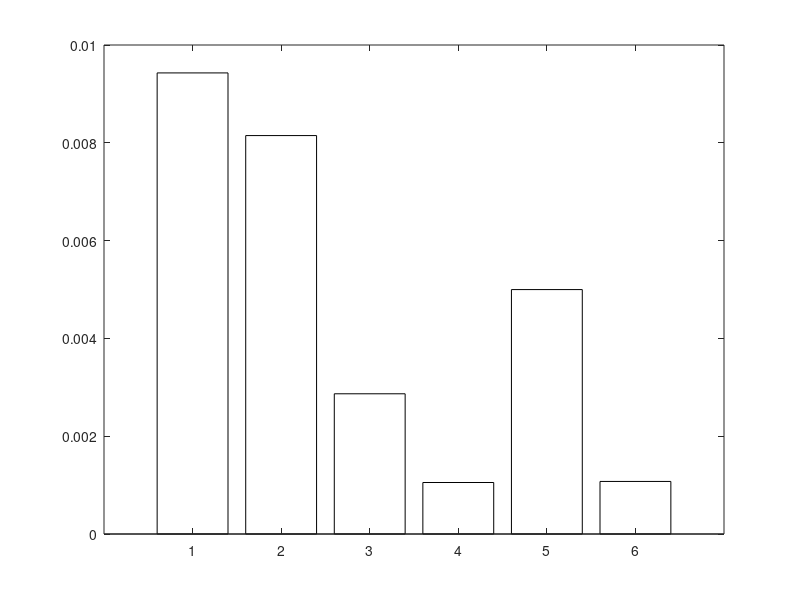

MATLAB code for this plot: (Note: this script raises an error after producing the figure.)
% DragBuildUp.m
% =========================================================================
% DRAG BUILD-UP — Parasite Drag Coefficient (CD_0) Estimation
%
% Method: Raymer §12.5 "Component Buildup Method" (Eq. 12.24):
%
%   (CD_0)_subsonic = Σ(Cf_c · FF_c · Q_c · Swet_c) / Sref
%                     + CD_misc + CD_L&P
%
%   where for each component (subscript c):
%     Cf  = flat-plate skin friction coefficient  (Raymer Eq. 12.27)
%     FF  = form factor (pressure drag correction) (Raymer Eqs. 12.30–12.31)
%     Q   = interference factor                   (Raymer §12.5, p.285)
%     Swet= component wetted area
%
%   CD_misc captures landing-gear drag.
%   CD_L&P  captures leakage and protuberance drag.
%
% Airfoil: NASA GA(W)-1  (General Aviation Whitcomb, also known as NASA LS(1)-0417)
%   — t/c = 0.17, (x/c)_m ≈ 0.40 (max thickness near 40% chord, typical of this
%     series). Ref: McGhee & Beasley, NASA TN D-7428 (1973).
%   — Unswept, low-speed design → sweep term in Eq. (12.30) collapses to ~1.0.
%
% Fuselage cross-section: 1.75 m × 2.00 m rectangle with 0.10 m corner fillets.
%   — Equivalent circular diameter computed from cross-sectional area
%     using Raymer Eq. 12.33: d = sqrt(4/pi * A_max).
%   — Rectangular fuselage form factor correction from Raymer p.284:
%     "A square-sided fuselage has a form factor about 40% higher than the
%     [ellipsoidal] value estimated with Eq.(12.31) due to additional separation
%     caused by the corners. This can be somewhat reduced by rounding the corners."
%     With 0.10 m fillets, rounding ratio r/side ≈ 0.053 (modest). A 20%
%     FF penalty is applied — midpoint between sharp-cornered (+40%) and
%     perfectly circular (0%). Engineering judgement per Raymer p.284.
%
% Tail airfoils: NACA 0012 selected for both horizontal and vertical tail.
%   — NACA 0012: t/c = 0.12, (x/c)_m = 0.30 (standard 4-digit NACA: max
%     thickness at 30% chord). Classic choice for low-speed tail surfaces.
%   — Ref: Abbott & von Doenhoff, "Theory of Wing Sections," Dover (1959).
%   — Tail form factors increased 10% for hinge gaps per Raymer p.283.
%
% Landing gear: Fixed tricycle gear (2 main + 1 nose).
%   — Drag estimated using Raymer Table 12.5 D/q values per component.
%   — Total D/q multiplied by 1.2 for mutual interference (Raymer p.287).
%
% Leakage & Protuberances:
%   — 5% of primary component drag (Raymer p.289, propeller-aircraft upper bound).
%
% Skin friction: Raymer Eq. 12.27 (turbulent, Mach-corrected) throughout.
%
% KEY REFERENCE
%   Raymer, D. P., "Aircraft Design: A Conceptual Approach," AIAA, 1989.
%   All equation and page numbers refer to this edition.
%
% USAGE
%   1. Section 2 contains all geometry — replace placeholder values with CAD outputs.
%   2. Run. No additional .m files needed.
%   3. Feed resulting CD_0_clean into ConstraintAnalysis_TO_Land_v2.m.
%
% All quantities SI (metres, kg, Pa, m^2) unless stated.
% =========================================================================

clear; clc; close all;

ft2_to_m2 = 0.0929;   % unit conversion factor: 1 ft^2 = 0.0929 m^2

% =========================================================================
%  SECTION 1 — FLIGHT CONDITION FOR Cf EVALUATION
% =========================================================================
% Cf evaluated at cruise (clean config). Raymer Eq.(12.27) is Mach-corrected
% so M_cruise is included even though the correction is negligible at low speed.

V_cruise  = 130 * 0.5144;      % 130 KTAS → m/s
M_cruise  = V_cruise / 340.3;  % Mach number (SL ISA speed of sound = 340.3 m/s)
rho_SL    = 1.225;              % ISA sea-level density              [kg/m^3]
mu_air    = 1.789e-5;           % dynamic viscosity air, SL 15 °C   [Pa·s]

% =========================================================================
%  SECTION 2 — AIRCRAFT GEOMETRY
% =========================================================================

% ─────────────────────────────────────────────────────────────────────────
%  WING
% ─────────────────────────────────────────────────────────────────────────
S_wing  = 36.80;            % total wing planform area              [m^2]
b_wing  = 15.20;            % wing span                              [m]
MAC_w   = S_wing / b_wing;  % MAC — untapered → MAC = S/b           [m]

% NASA GA(W)-1 airfoil (Raymer Eq. 12.30 parameters)
t_c_w      = 0.17;    % thickness-to-chord ratio                   [-]
xcm_w      = 0.40;    % chordwise location of max thickness (x/c)_m  [-]
%   McGhee & Beasley, NASA TN D-7428 (1973): GA(W)-1 max t at ~40% chord.
Lambda_m_w = 0.0;     % sweep of max-thickness line  [rad]  (unswept)

% ─────────────────────────────────────────────────────────────────────────
%  HORIZONTAL TAIL
% ─────────────────────────────────────────────────────────────────────────
S_htail   = 11.34;              % total planform area                [m^2]
b_htail   =  6.73;              % span                                [m]
MAC_ht    = S_htail / b_htail;  % MAC — untapered                    [m]

% NACA 0012 horizontal tail (Abbott & von Doenhoff, 1959)
t_c_ht    = 0.12;     % t/c                                         [-]
xcm_ht    = 0.30;     % (x/c)_m — standard 4-digit NACA at 30% chord  [-]
Lambda_m_ht = 0.0;    % unswept                                    [rad]

% ─────────────────────────────────────────────────────────────────────────
%  VERTICAL TAIL
% ─────────────────────────────────────────────────────────────────────────
S_vtail   = 4.22;               % planform area                      [m^2]
b_vtail   = 2.60;               % fin height                          [m]
MAC_vt    = S_vtail / b_vtail;  % MAC — untapered                    [m]

% NACA 0012 vertical tail — same section as h-tail
t_c_vt    = 0.12;
xcm_vt    = 0.30;
Lambda_m_vt = 0.0;

% ─────────────────────────────────────────────────────────────────────────
%  FUSELAGE
% ─────────────────────────────────────────────────────────────────────────
l_fuse   = 9.9001;    % total fuselage length                       [m]
W_fuse   = 1.75;      % fuselage width                              [m]
H_fuse   = 2.00;      % fuselage height                             [m]
r_fillet = 0.10;      % corner fillet radius                        [m]

% ── Cross-sectional area (filleted rectangle) ─────────────────────────────
% Area = rectangle − 4 corner squares + 4 quarter-circle fillets
A_rect            = W_fuse * H_fuse;
A_corner_removed  = 4 * (r_fillet^2 - pi * r_fillet^2 / 4);
A_max_fuse        = A_rect - A_corner_removed;

% ── Equivalent circular diameter (Raymer Eq. 12.33) ──────────────────────
% Raymer defines d for a non-circular cross-section as the diameter of a
% circle with the same area as the maximum cross-section.
%   f = l/d = l / sqrt(4/pi * A_max)
d_fuse = sqrt(4 / pi * A_max_fuse);   % equivalent circular diameter  [m]

% ── Fineness ratio ────────────────────────────────────────────────────────
f_fuse = l_fuse / d_fuse;   % used in Eq.(12.31)                    [-]

% ── Wetted area of fuselage ───────────────────────────────────────────────
% Perimeter of the filleted rectangle × fuselage length.
% Perimeter = full rectangle perimeter − 4 straight corner segments
%             + 4 quarter-circle arcs
P_rect_corners = 4 * r_fillet;
P_fillet_arcs  = 4 * (pi / 2 * r_fillet);
P_wet_fuse     = 2*(W_fuse + H_fuse) - P_rect_corners + P_fillet_arcs;
S_wet_fuse     = P_wet_fuse * l_fuse;                                % [m^2]

% ── Rectangular cross-section FF penalty (Raymer p.284) ──────────────────
% Raymer p.284: sharp square → +40%; rounded corners reduce this.
% 0.10 m fillets on ~1.875 m sides → r/side ≈ 0.053 → modest rounding.
% 20% penalty applied (conservative midpoint between sharp and fully rounded).
rect_FF_penalty = 1.20;

% ─────────────────────────────────────────────────────────────────────────
%  LANDING GEAR — Fixed Tricycle  (Raymer Table 12.5 & p.287)
% ─────────────────────────────────────────────────────────────────────────
% Component D/q values from Raymer Table 12.5 [ft^2 per component unit]:
%   Regular wheel and tire : 0.25 ft^2
%   Round strut or wire    : 0.30 ft^2
% Tricycle layout: 2 main legs + 1 nose leg, each with 1 wheel and 1 strut.

n_legs   = 3;        % total gear legs (2 main + 1 nose)
Dq_wheel = 0.25;     % D/q per wheel+tire,  ft^2  (Table 12.5)
Dq_strut = 0.30;     % D/q per round strut, ft^2  (Table 12.5)

% Raw sum before interference correction
Dq_gear_raw = n_legs * (Dq_wheel + Dq_strut);   % [ft^2]

% Raymer p.287: multiply total gear drag by 1.2 for mutual interference
Dq_gear     = 1.2 * Dq_gear_raw;                % [ft^2]
Dq_gear_m2  = Dq_gear * ft2_to_m2;              % [m^2]

% ─────────────────────────────────────────────────────────────────────────
%  REFERENCE AREA
% ─────────────────────────────────────────────────────────────────────────
S_ref = S_wing;   % conventional normalisation (Raymer §12.5)        [m^2]

% =========================================================================
%  SECTION 3 — SKIN FRICTION COEFFICIENTS  (Raymer Eq. 12.27)
% =========================================================================
% Turbulent flat-plate, Mach-number corrected (Raymer p.282, Eq. 12.27):
%   Cf = 0.455 / [(log10 Re)^2.58 × (1 + 0.144 M^2)^0.65]
%
% Characteristic length: fuselage → l_fuse; lifting surfaces → MAC.

Re_fuse = rho_SL * V_cruise * l_fuse  / mu_air;
Re_wing = rho_SL * V_cruise * MAC_w   / mu_air;
Re_ht   = rho_SL * V_cruise * MAC_ht  / mu_air;
Re_vt   = rho_SL * V_cruise * MAC_vt  / mu_air;

% Anonymous function: Raymer Eq. (12.27)
turb_Cf = @(Re, M) 0.455 / ((log10(Re))^2.58 * (1 + 0.144*M^2)^0.65);

Cf_fuse = turb_Cf(Re_fuse, M_cruise);
Cf_wing = turb_Cf(Re_wing, M_cruise);
Cf_ht   = turb_Cf(Re_ht,   M_cruise);
Cf_vt   = turb_Cf(Re_vt,   M_cruise);

% =========================================================================
%  SECTION 4 — FORM FACTORS
% =========================================================================

% ── Wing and tail surfaces: Raymer Eq. (12.30) ────────────────────────────
% FF = [1 + 0.6/(x/c)_m × (t/c) + 100(t/c)^4] × [1.34 M^0.18 (cosΛ_m)^0.28]
%
% At M_cruise ≈ 0.195 and Λ_m = 0° (unswept), the second bracket ≈ 0.990 ≈ 1.0.
% The first bracket captures the airfoil-shape contribution to pressure drag.
%
% Tail +10% for hinge gap: Raymer p.283 — "A tail surface with a hinged
% rudder or elevator will have a form factor about 10% higher than predicted
% by Eq.(12.30) due to the extra drag of the gap between the tail surface
% and its control surface."

FF_wing = (1 + (0.6/xcm_w) * t_c_w  + 100*t_c_w^4) ...
        * (1.34 * M_cruise^0.18 * cos(Lambda_m_w)^0.28);

FF_ht   = (1 + (0.6/xcm_ht) * t_c_ht + 100*t_c_ht^4) ...
        * (1.34 * M_cruise^0.18 * cos(Lambda_m_ht)^0.28) ...
        * 1.10;   % +10% hinge-gap penalty (Raymer p.283)

FF_vt   = (1 + (0.6/xcm_vt) * t_c_vt + 100*t_c_vt^4) ...
        * (1.34 * M_cruise^0.18 * cos(Lambda_m_vt)^0.28) ...
        * 1.10;   % +10% hinge-gap penalty (Raymer p.283)

% ── Fuselage: Raymer Eq. (12.31), with rectangular FF penalty ─────────────
% FF_ellipsoid = 1 + 60/f^3 + f/400    (smooth, axisymmetric body)
% FF_fuse = FF_ellipsoid × rect_FF_penalty  (Raymer p.284, see Section 2)

FF_fuse = (1 + 60/f_fuse^3 + f_fuse/400) * rect_FF_penalty;

% =========================================================================
%  SECTION 5 — INTERFERENCE FACTORS  Q  (Raymer §12.5, p.285)
% =========================================================================
% Q multiplies each component's friction + form drag to account for
% aerodynamic interference at component junctions.
%
% Fuselage  Q = 1.00 — Raymer p.285: "The fuselage has a negligible
%   interference factor (Q = 1.0) in most cases."
%
% Wing Q = 1.00 — Raymer p.285: "For a high-wing, a mid-wing, or a
%   well-filletted low wing, the interference will be negligible so the
%   Q factor will be about 1.0."
%
% H-tail Q = 1.05 — Raymer p.285: "For tail surfaces, interference ranges
%   from about three percent (Q = 1.03) for a clean V-tail to about eight
%   percent for an H-tail." Midpoint chosen (5%) as conservative for a
%   conventional H-tail on a fuselage-mounted stabiliser.
%
% V-tail Q = 1.03 — Low end of range (clean fin-fuselage junction).

Q_fuse  = 1.00;
Q_wing  = 1.00;
Q_htail = 1.05;
Q_vtail = 1.03;

% =========================================================================
%  SECTION 6 — WETTED AREAS FOR LIFTING SURFACES
% =========================================================================
% Both upper and lower surfaces exposed → factor of 2.
% Thickness correction: S_wet ≈ 2 × S_plan × (1 + 0.2 × t/c)
% This accounts for the increase in wetted area of a thick wing compared
% to a flat plate. For t/c = 0.17 this is a 3.4% correction. Conservative
% and consistent with common conceptual-design practice.

S_wet_wing  = 2 * S_wing  * (1 + 0.2 * t_c_w);
S_wet_htail = 2 * S_htail * (1 + 0.2 * t_c_ht);
S_wet_vtail = 2 * S_vtail * (1 + 0.2 * t_c_vt);

% =========================================================================
%  SECTION 7 — COMPONENT DRAG AREAS  (Cf × FF × Q × Swet)
% =========================================================================

A_fuse  = Cf_fuse * FF_fuse  * Q_fuse  * S_wet_fuse;
A_wing  = Cf_wing * FF_wing  * Q_wing  * S_wet_wing;
A_htail = Cf_ht   * FF_ht    * Q_htail * S_wet_htail;
A_vtail = Cf_vt   * FF_vt    * Q_vtail * S_wet_vtail;

% =========================================================================
%  SECTION 8 — MISCELLANEOUS DRAG: LANDING GEAR  CD_misc
% =========================================================================
% Fixed landing gear is the dominant misc. drag source for this aircraft.
% D/q computed in Section 2 from Raymer Table 12.5 and converted to CD.

CD_misc_gear = Dq_gear_m2 / S_ref;

% =========================================================================
%  SECTION 9 — LEAKAGE & PROTUBERANCE DRAG  CD_L&P  (Raymer p.289)
% =========================================================================
% Raymer p.289: "For a normal production aircraft, leaks and protuberance
% drags can be estimated as about 2–5% of the parasite drag for jet
% transports or bombers, 5–10% for propeller aircraft."
%
% NOTE: Raymer quotes 5–10% for propeller aircraft. 5% is used here as the
% lower end of the propeller-aircraft range — appropriate for an aircraft
% that is not a fighter and will have careful attention to surface finish.
% This is applied to the primary friction/form drag sum only (gear is already
% explicitly accounted for in CD_misc).

leak_frac  = 0.05;

A_primary  = A_fuse + A_wing + A_htail + A_vtail;
CD_primary = A_primary / S_ref;
CD_LP      = leak_frac * CD_primary;

% =========================================================================
%  SECTION 10 — TOTAL PARASITE DRAG  (Raymer Eq. 12.24)
% =========================================================================

CD0_fuse  = A_fuse  / S_ref;
CD0_wing  = A_wing  / S_ref;
CD0_htail = A_htail / S_ref;
CD0_vtail = A_vtail / S_ref;

% Raymer Eq. (12.24):
% (CD_0)_subsonic = Σ(Cf·FF·Q·Swet)/Sref + CD_misc + CD_L&P
CD0_clean = CD_primary + CD_misc_gear + CD_LP;

% =========================================================================
%  SECTION 11 — CONSOLE OUTPUT
% =========================================================================

fprintf('\n');
fprintf('==========================================================================\n');
fprintf('  DRAG BUILD-UP SUMMARY  (Raymer §12.5 Component Buildup, Eq. 12.24)\n');
fprintf('==========================================================================\n\n');

fprintf('  Derived Geometry\n');
fprintf('    Wing  MAC    = %.4f m   S_wet = %.4f m^2\n', MAC_w,  S_wet_wing);
fprintf('    H-tail MAC   = %.4f m   S_wet = %.4f m^2\n', MAC_ht, S_wet_htail);
fprintf('    V-tail MAC   = %.4f m   S_wet = %.4f m^2\n', MAC_vt, S_wet_vtail);
fprintf('    Fuse  A_max  = %.4f m^2  (%.2f×%.2f rect, r=%.2f m fillets)\n', ...
        A_max_fuse, W_fuse, H_fuse, r_fillet);
fprintf('    Fuse  d_eq   = %.4f m   (Raymer Eq.12.33)\n', d_fuse);
fprintf('    Fuse  l/d    = %.4f    (fineness ratio, Eq.12.31)\n', f_fuse);
fprintf('    Fuse  S_wet  = %.4f m^2  (perimeter × length)\n\n', S_wet_fuse);

fprintf('  Flight Condition\n');
fprintf('    V = %.2f m/s (%.0f KTAS)   M = %.4f   rho = %.4f kg/m^3\n\n', ...
        V_cruise, V_cruise/0.5144, M_cruise, rho_SL);

fprintf('  Reynolds Numbers  (Raymer Eq.12.26: Re = rho·V·l/mu)\n');
fprintf('    Fuselage  (L=%.4f m)  Re = %.4e\n', l_fuse, Re_fuse);
fprintf('    Wing      (L=%.4f m)  Re = %.4e\n', MAC_w,  Re_wing);
fprintf('    H-Tail    (L=%.4f m)  Re = %.4e\n', MAC_ht, Re_ht);
fprintf('    V-Tail    (L=%.4f m)  Re = %.4e\n\n', MAC_vt, Re_vt);

fprintf('  Skin Friction Coeff.  (Raymer Eq.12.27, turbulent)\n');
fprintf('    Fuselage  Cf = %.5f\n', Cf_fuse);
fprintf('    Wing      Cf = %.5f\n', Cf_wing);
fprintf('    H-Tail    Cf = %.5f\n', Cf_ht);
fprintf('    V-Tail    Cf = %.5f\n\n', Cf_vt);

fprintf('  Form Factors\n');
fprintf('    Fuselage  FF = %.4f  (Eq.12.31 base=%.4f × %.2f rect penalty, Raymer p.284)\n', ...
        FF_fuse, FF_fuse/rect_FF_penalty, rect_FF_penalty);
fprintf('    Wing      FF = %.4f  (Eq.12.30: GA(W)-1, t/c=%.2f, (x/c)m=%.2f, Λ=0°)\n', ...
        FF_wing, t_c_w, xcm_w);
fprintf('    H-Tail    FF = %.4f  (Eq.12.30 × 1.10 hinge-gap, Raymer p.283)\n', FF_ht);
fprintf('    V-Tail    FF = %.4f  (Eq.12.30 × 1.10 hinge-gap, Raymer p.283)\n\n', FF_vt);

fprintf('  Interference Factors Q  (Raymer p.285)\n');
fprintf('    Fuselage Q=%.2f  Wing Q=%.2f  H-tail Q=%.2f  V-tail Q=%.2f\n\n', ...
        Q_fuse, Q_wing, Q_htail, Q_vtail);

% Component breakdown table
fprintf('  Component Drag Breakdown\n');
hdr = '  %-15s  %9s  %7s  %7s  %6s  %10s  %8s  %7s';
row = '  %-15s  %9.4f  %7.5f  %7.4f  %6.2f  %10.6f  %8.5f  %6.1f%%';
row_misc = '  %-15s  %9s  %7s  %7s  %6s  %10s  %8.5f  %6.1f%%';
fprintf([hdr '\n'], 'Component','Swet[m^2]','Cf','FF','Q','Ai[m^2]','CD0_i','%Total');
fprintf('  %s\n', repmat('-',1,82));
fprintf([row '\n'], 'Fuselage',  S_wet_fuse,   Cf_fuse, FF_fuse,  Q_fuse,  A_fuse,  CD0_fuse,  100*CD0_fuse/CD0_clean);
fprintf([row '\n'], 'Wing',      S_wet_wing,   Cf_wing, FF_wing,  Q_wing,  A_wing,  CD0_wing,  100*CD0_wing/CD0_clean);
fprintf([row '\n'], 'H-Tail',    S_wet_htail,  Cf_ht,   FF_ht,    Q_htail, A_htail, CD0_htail, 100*CD0_htail/CD0_clean);
fprintf([row '\n'], 'V-Tail',    S_wet_vtail,  Cf_vt,   FF_vt,    Q_vtail, A_vtail, CD0_vtail, 100*CD0_vtail/CD0_clean);
fprintf([row_misc '\n'], 'Gear (misc)','—','—','—','—','—', CD_misc_gear, 100*CD_misc_gear/CD0_clean);
fprintf([row_misc '\n'], 'Leak & Protub','—','—','—','—','—', CD_LP, 100*CD_LP/CD0_clean);
fprintf('  %s\n', repmat('-',1,82));
fprintf([row_misc '\n'], 'TOTAL (clean)','—','—','—','—','—', CD0_clean, 100.0);
fprintf('\n');

% Landing gear detail
fprintf('  Landing Gear Detail  (Raymer Table 12.5)\n');
fprintf('    %d legs × wheel(%.2f ft²) + strut(%.2f ft²) = %.3f ft²  (raw)\n', ...
        n_legs, Dq_wheel, Dq_strut, Dq_gear_raw);
fprintf('    × 1.20 interference (Raymer p.287) → D/q = %.3f ft² = %.5f m²\n', ...
        Dq_gear, Dq_gear_m2);
fprintf('    CD_misc_gear = %.5f\n\n', CD_misc_gear);

% Comparison
CD0_placeholder = 0.030;
delta_pct = (CD0_clean - CD0_placeholder) / CD0_placeholder * 100;
fprintf('  Comparison vs. ConstraintAnalysis placeholder\n');
fprintf('    Placeholder   CD_0 = %.4f\n', CD0_placeholder);
fprintf('    Build-up      CD_0 = %.4f\n', CD0_clean);
fprintf('    Difference         = %+.1f%%\n', delta_pct);
if abs(delta_pct) > 20
    fprintf('    *** WARNING: >20%% deviation — update ConstraintAnalysis! ***\n');
end
fprintf('\n');
fprintf('==========================================================================\n');
fprintf('  ACTION: Set CD_0_clean = %.5f in ConstraintAnalysis_TO_Land_v2.m\n', CD0_clean);
fprintf('==========================================================================\n\n');

% =========================================================================
%  SECTION 12 — BAR CHART
% =========================================================================

comp_labels = {'Fuselage', 'Wing', 'H-Tail', 'V-Tail', 'Gear', 'Leak & Protub'};
CD0_parts   = [CD0_fuse, CD0_wing, CD0_htail, CD0_vtail, CD_misc_gear, CD_LP];
pct_parts   = 100 * CD0_parts / CD0_clean;

bar_colors  = [0.27 0.51 0.71;   % fuselage  — steel blue
               0.20 0.63 0.17;   % wing      — green
               0.89 0.47 0.13;   % h-tail    — orange
               0.75 0.22 0.17;   % v-tail    — red
               0.55 0.27 0.07;   % gear      — brown
               0.60 0.60 0.60];  % leakage   — grey

figure('Name','Drag Build-Up', 'Units','normalized', 'Position',[0.08 0.15 0.60 0.65]);

b = bar(CD0_parts, 'FaceColor','flat');
b.CData = bar_colors;

for k = 1:length(CD0_parts)
    text(k, CD0_parts(k) + 0.0002, sprintf('%.1f%%', pct_parts(k)), ...
         'HorizontalAlignment','center', 'FontSize',10, 'FontWeight','bold');
end

yline(CD0_clean, 'k--', 'LineWidth',1.5, ...
      'Label', sprintf('CD_0 = %.4f (total clean)', CD0_clean), ...
      'LabelHorizontalAlignment','left', 'FontSize',9);

xticks(1:length(comp_labels));
xticklabels(comp_labels);
ylabel('Parasite Drag Coefficient  CD_0  [-]', 'FontSize',12);
title({ ...
    'Drag Build-Up — Component Contributions to CD_{0,clean}', ...
    sprintf('Raymer §12.5 | NASA GA(W)-1 | NACA 0012 tails | Fixed Tricycle Gear | S_{ref} = %.2f m^2', S_ref)}, ...
    'FontSize',11);

ax = gca;
ax.FontSize  = 11;
ax.GridAlpha = 0.30;
grid on;
ylim([0, max(CD0_parts)*1.40]);
xlim([0.4, length(comp_labels)+0.6]);
box on;
